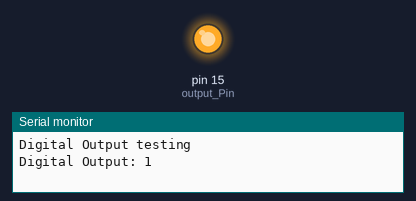
Bench run of a sketch on a simulated Arduino Uno, built with avr-gcc and run on an emulated ATmega328P. Parts: output pins drawn as LEDs (lit = HIGH), the last lines printed to the serial monitor.

Above: at 2.5 s.
At 7.5 s:
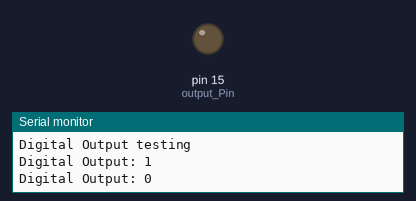
Timing chart, 0 to 13.0 s (numbered marks = the images above):
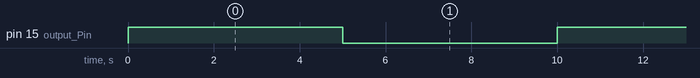

Measured:
- by itself, pin 15 (output_Pin): alternates HIGH for 5.0 s and LOW for 5.0 s

The sketch:

BB_Nucleo_DO_test_230730.ino
```cpp
/*
  Blue Box project
  Nucleo 144

  DO testing:

  PB8 - DIO15


*/

int output_Pin = 15;
int output_State;

void setup()
{
  Serial.begin(9600);
  while(!Serial);
  Serial.println("Digital Output testing");

  pinMode(output_Pin, OUTPUT);
  digitalWrite(output_Pin, LOW);
  output_State = digitalRead(output_Pin);

}

void loop()
{
  if (output_State == 0){
     digitalWrite(output_Pin, HIGH);
  }
  else {
     digitalWrite(output_Pin, LOW);
  }

  output_State = digitalRead(output_Pin);

  Serial.print("Digital Output: ");
  Serial.println(output_State);

  delay(5000);
}
```
